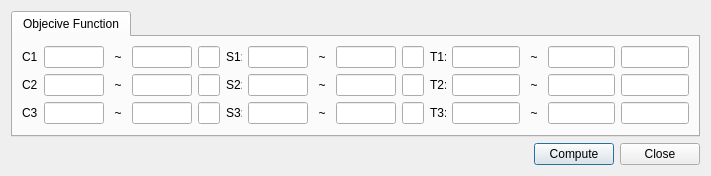
<?xml version="1.0" encoding="UTF-8"?>
<ui version="4.0">
 <class>SelectParamByBobyqaDlg</class>
 <widget class="QDialog" name="SelectParamByBobyqaDlg">
  <property name="windowModality">
   <enum>Qt::NonModal</enum>
  </property>
  <property name="geometry">
   <rect>
    <x>0</x>
    <y>0</y>
    <width>711</width>
    <height>171</height>
   </rect>
  </property>
  <property name="windowTitle">
   <string>Select Parameters By Bound Optimization BY Quadratic Approximation</string>
  </property>
  <layout class="QVBoxLayout" name="verticalLayout_3">
   <item>
    <widget class="QTabWidget" name="tabWidget">
     <property name="currentIndex">
      <number>0</number>
     </property>
     <widget class="QWidget" name="tab_2">
      <attribute name="title">
       <string>Objecive Function</string>
      </attribute>
      <layout class="QVBoxLayout" name="verticalLayout_2">
       <item>
        <widget class="QWidget" name="widget_1" native="true">
         <layout class="QHBoxLayout" name="horizontalLayout_8">
          <property name="margin">
           <number>0</number>
          </property>
          <item>
           <widget class="QLabel" name="label_c1_2">
            <property name="minimumSize">
             <size>
              <width>16</width>
              <height>0</height>
             </size>
            </property>
            <property name="text">
             <string>C1:</string>
            </property>
           </widget>
          </item>
          <item>
           <widget class="QLineEdit" name="lineEdit_c1small">
            <property name="minimumSize">
             <size>
              <width>60</width>
              <height>0</height>
             </size>
            </property>
           </widget>
          </item>
          <item>
           <widget class="QLabel" name="label_16">
            <property name="minimumSize">
             <size>
              <width>16</width>
              <height>0</height>
             </size>
            </property>
            <property name="text">
             <string>~</string>
            </property>
            <property name="alignment">
             <set>Qt::AlignCenter</set>
            </property>
           </widget>
          </item>
          <item>
           <widget class="QLineEdit" name="lineEdit_c1large">
            <property name="minimumSize">
             <size>
              <width>60</width>
              <height>0</height>
             </size>
            </property>
           </widget>
          </item>
          <item>
           <widget class="QLineEdit" name="lineEdit_c1guess"/>
          </item>
          <item>
           <spacer name="horizontalSpacer_18">
            <property name="orientation">
             <enum>Qt::Horizontal</enum>
            </property>
            <property name="sizeHint" stdset="0">
             <size>
              <width>40</width>
              <height>20</height>
             </size>
            </property>
           </spacer>
          </item>
          <item>
           <widget class="QLabel" name="label_c1_5">
            <property name="minimumSize">
             <size>
              <width>16</width>
              <height>0</height>
             </size>
            </property>
            <property name="text">
             <string>S1:</string>
            </property>
           </widget>
          </item>
          <item>
           <widget class="QLineEdit" name="lineEdit_s1small">
            <property name="minimumSize">
             <size>
              <width>60</width>
              <height>0</height>
             </size>
            </property>
           </widget>
          </item>
          <item>
           <widget class="QLabel" name="label_18">
            <property name="minimumSize">
             <size>
              <width>16</width>
              <height>0</height>
             </size>
            </property>
            <property name="text">
             <string>~</string>
            </property>
            <property name="alignment">
             <set>Qt::AlignCenter</set>
            </property>
           </widget>
          </item>
          <item>
           <widget class="QLineEdit" name="lineEdit_s1large">
            <property name="minimumSize">
             <size>
              <width>60</width>
              <height>0</height>
             </size>
            </property>
           </widget>
          </item>
          <item>
           <widget class="QLineEdit" name="lineEdit_s1guess"/>
          </item>
          <item>
           <widget class="QWidget" name="twgt1" native="true">
            <layout class="QHBoxLayout" name="horizontalLayout">
             <property name="margin">
              <number>0</number>
             </property>
             <item>
              <widget class="QLabel" name="label_c1_8">
               <property name="minimumSize">
                <size>
                 <width>16</width>
                 <height>0</height>
                </size>
               </property>
               <property name="text">
                <string>T1:</string>
               </property>
              </widget>
             </item>
             <item>
              <widget class="QLineEdit" name="lineEdit_t1small">
               <property name="minimumSize">
                <size>
                 <width>60</width>
                 <height>0</height>
                </size>
               </property>
              </widget>
             </item>
             <item>
              <widget class="QLabel" name="label_17">
               <property name="minimumSize">
                <size>
                 <width>16</width>
                 <height>0</height>
                </size>
               </property>
               <property name="text">
                <string>~</string>
               </property>
               <property name="alignment">
                <set>Qt::AlignCenter</set>
               </property>
              </widget>
             </item>
             <item>
              <widget class="QLineEdit" name="lineEdit_t1large">
               <property name="minimumSize">
                <size>
                 <width>60</width>
                 <height>0</height>
                </size>
               </property>
              </widget>
             </item>
             <item>
              <widget class="QLineEdit" name="lineEdit_t1guess"/>
             </item>
            </layout>
           </widget>
          </item>
          <item>
           <spacer name="horizontalSpacer_19">
            <property name="orientation">
             <enum>Qt::Horizontal</enum>
            </property>
            <property name="sizeHint" stdset="0">
             <size>
              <width>40</width>
              <height>20</height>
             </size>
            </property>
           </spacer>
          </item>
         </layout>
        </widget>
       </item>
       <item>
        <widget class="QWidget" name="widget_2" native="true">
         <property name="enabled">
          <bool>true</bool>
         </property>
         <layout class="QHBoxLayout" name="horizontalLayout_9">
          <property name="margin">
           <number>0</number>
          </property>
          <item>
           <widget class="QLabel" name="label_c2range">
            <property name="enabled">
             <bool>true</bool>
            </property>
            <property name="minimumSize">
             <size>
              <width>16</width>
              <height>0</height>
             </size>
            </property>
            <property name="text">
             <string>C2:</string>
            </property>
           </widget>
          </item>
          <item>
           <widget class="QLineEdit" name="lineEdit_c2small">
            <property name="enabled">
             <bool>true</bool>
            </property>
            <property name="minimumSize">
             <size>
              <width>60</width>
              <height>0</height>
             </size>
            </property>
           </widget>
          </item>
          <item>
           <widget class="QLabel" name="label_c2dru">
            <property name="enabled">
             <bool>true</bool>
            </property>
            <property name="minimumSize">
             <size>
              <width>16</width>
              <height>0</height>
             </size>
            </property>
            <property name="text">
             <string>~</string>
            </property>
            <property name="alignment">
             <set>Qt::AlignCenter</set>
            </property>
           </widget>
          </item>
          <item>
           <widget class="QLineEdit" name="lineEdit_c2large">
            <property name="enabled">
             <bool>true</bool>
            </property>
            <property name="minimumSize">
             <size>
              <width>60</width>
              <height>0</height>
             </size>
            </property>
           </widget>
          </item>
          <item>
           <widget class="QLineEdit" name="lineEdit_c2guess"/>
          </item>
          <item>
           <spacer name="horizontalSpacer_23">
            <property name="orientation">
             <enum>Qt::Horizontal</enum>
            </property>
            <property name="sizeHint" stdset="0">
             <size>
              <width>40</width>
              <height>20</height>
             </size>
            </property>
           </spacer>
          </item>
          <item>
           <widget class="QLabel" name="label_s2range">
            <property name="enabled">
             <bool>true</bool>
            </property>
            <property name="minimumSize">
             <size>
              <width>16</width>
              <height>0</height>
             </size>
            </property>
            <property name="text">
             <string>S2:</string>
            </property>
           </widget>
          </item>
          <item>
           <widget class="QLineEdit" name="lineEdit_s2small">
            <property name="enabled">
             <bool>true</bool>
            </property>
            <property name="minimumSize">
             <size>
              <width>60</width>
              <height>0</height>
             </size>
            </property>
           </widget>
          </item>
          <item>
           <widget class="QLabel" name="label_s2dru">
            <property name="enabled">
             <bool>true</bool>
            </property>
            <property name="minimumSize">
             <size>
              <width>16</width>
              <height>0</height>
             </size>
            </property>
            <property name="text">
             <string>~</string>
            </property>
            <property name="alignment">
             <set>Qt::AlignCenter</set>
            </property>
           </widget>
          </item>
          <item>
           <widget class="QLineEdit" name="lineEdit_s2large">
            <property name="enabled">
             <bool>true</bool>
            </property>
            <property name="minimumSize">
             <size>
              <width>60</width>
              <height>0</height>
             </size>
            </property>
           </widget>
          </item>
          <item>
           <widget class="QLineEdit" name="lineEdit_s2guess"/>
          </item>
          <item>
           <widget class="QWidget" name="twgt2" native="true">
            <layout class="QHBoxLayout" name="horizontalLayout_2">
             <property name="margin">
              <number>0</number>
             </property>
             <item>
              <widget class="QLabel" name="label_t2range">
               <property name="enabled">
                <bool>true</bool>
               </property>
               <property name="minimumSize">
                <size>
                 <width>16</width>
                 <height>0</height>
                </size>
               </property>
               <property name="text">
                <string>T2:</string>
               </property>
              </widget>
             </item>
             <item>
              <widget class="QLineEdit" name="lineEdit_t2small">
               <property name="enabled">
                <bool>true</bool>
               </property>
               <property name="minimumSize">
                <size>
                 <width>60</width>
                 <height>0</height>
                </size>
               </property>
              </widget>
             </item>
             <item>
              <widget class="QLabel" name="label_t2dru">
               <property name="enabled">
                <bool>true</bool>
               </property>
               <property name="minimumSize">
                <size>
                 <width>16</width>
                 <height>0</height>
                </size>
               </property>
               <property name="text">
                <string>~</string>
               </property>
               <property name="alignment">
                <set>Qt::AlignCenter</set>
               </property>
              </widget>
             </item>
             <item>
              <widget class="QLineEdit" name="lineEdit_t2large">
               <property name="enabled">
                <bool>true</bool>
               </property>
               <property name="minimumSize">
                <size>
                 <width>60</width>
                 <height>0</height>
                </size>
               </property>
              </widget>
             </item>
             <item>
              <widget class="QLineEdit" name="lineEdit_t2guess"/>
             </item>
            </layout>
           </widget>
          </item>
          <item>
           <spacer name="horizontalSpacer_24">
            <property name="orientation">
             <enum>Qt::Horizontal</enum>
            </property>
            <property name="sizeHint" stdset="0">
             <size>
              <width>40</width>
              <height>20</height>
             </size>
            </property>
           </spacer>
          </item>
         </layout>
        </widget>
       </item>
       <item>
        <widget class="QWidget" name="widget_3" native="true">
         <property name="enabled">
          <bool>true</bool>
         </property>
         <layout class="QHBoxLayout" name="horizontalLayout_10">
          <property name="margin">
           <number>0</number>
          </property>
          <item>
           <widget class="QLabel" name="label_c3range">
            <property name="enabled">
             <bool>true</bool>
            </property>
            <property name="minimumSize">
             <size>
              <width>16</width>
              <height>0</height>
             </size>
            </property>
            <property name="text">
             <string>C3:</string>
            </property>
           </widget>
          </item>
          <item>
           <widget class="QLineEdit" name="lineEdit_c3small">
            <property name="enabled">
             <bool>true</bool>
            </property>
            <property name="minimumSize">
             <size>
              <width>60</width>
              <height>0</height>
             </size>
            </property>
           </widget>
          </item>
          <item>
           <widget class="QLabel" name="label_c3dru">
            <property name="enabled">
             <bool>true</bool>
            </property>
            <property name="minimumSize">
             <size>
              <width>16</width>
              <height>0</height>
             </size>
            </property>
            <property name="text">
             <string>~</string>
            </property>
            <property name="alignment">
             <set>Qt::AlignCenter</set>
            </property>
           </widget>
          </item>
          <item>
           <widget class="QLineEdit" name="lineEdit_c3large">
            <property name="enabled">
             <bool>true</bool>
            </property>
            <property name="minimumSize">
             <size>
              <width>60</width>
              <height>0</height>
             </size>
            </property>
           </widget>
          </item>
          <item>
           <widget class="QLineEdit" name="lineEdit_c3guess"/>
          </item>
          <item>
           <spacer name="horizontalSpacer_20">
            <property name="orientation">
             <enum>Qt::Horizontal</enum>
            </property>
            <property name="sizeHint" stdset="0">
             <size>
              <width>40</width>
              <height>20</height>
             </size>
            </property>
           </spacer>
          </item>
          <item>
           <widget class="QLabel" name="label_s3range">
            <property name="enabled">
             <bool>true</bool>
            </property>
            <property name="minimumSize">
             <size>
              <width>16</width>
              <height>0</height>
             </size>
            </property>
            <property name="text">
             <string>S3:</string>
            </property>
           </widget>
          </item>
          <item>
           <widget class="QLineEdit" name="lineEdit_s3small">
            <property name="enabled">
             <bool>true</bool>
            </property>
            <property name="minimumSize">
             <size>
              <width>60</width>
              <height>0</height>
             </size>
            </property>
           </widget>
          </item>
          <item>
           <widget class="QLabel" name="label_s3dru">
            <property name="enabled">
             <bool>true</bool>
            </property>
            <property name="minimumSize">
             <size>
              <width>16</width>
              <height>0</height>
             </size>
            </property>
            <property name="text">
             <string>~</string>
            </property>
            <property name="alignment">
             <set>Qt::AlignCenter</set>
            </property>
           </widget>
          </item>
          <item>
           <widget class="QLineEdit" name="lineEdit_s3large">
            <property name="enabled">
             <bool>true</bool>
            </property>
            <property name="minimumSize">
             <size>
              <width>60</width>
              <height>0</height>
             </size>
            </property>
           </widget>
          </item>
          <item>
           <widget class="QLineEdit" name="lineEdit_s3guess"/>
          </item>
          <item>
           <widget class="QWidget" name="twgt3" native="true">
            <layout class="QHBoxLayout" name="horizontalLayout_3">
             <property name="margin">
              <number>0</number>
             </property>
             <item>
              <widget class="QLabel" name="label_t3range">
               <property name="enabled">
                <bool>true</bool>
               </property>
               <property name="minimumSize">
                <size>
                 <width>16</width>
                 <height>0</height>
                </size>
               </property>
               <property name="text">
                <string>T3:</string>
               </property>
              </widget>
             </item>
             <item>
              <widget class="QLineEdit" name="lineEdit_t3small">
               <property name="enabled">
                <bool>true</bool>
               </property>
               <property name="minimumSize">
                <size>
                 <width>60</width>
                 <height>0</height>
                </size>
               </property>
              </widget>
             </item>
             <item>
              <widget class="QLabel" name="label_t3dru">
               <property name="enabled">
                <bool>true</bool>
               </property>
               <property name="minimumSize">
                <size>
                 <width>16</width>
                 <height>0</height>
                </size>
               </property>
               <property name="text">
                <string>~</string>
               </property>
               <property name="alignment">
                <set>Qt::AlignCenter</set>
               </property>
              </widget>
             </item>
             <item>
              <widget class="QLineEdit" name="lineEdit_t3large">
               <property name="enabled">
                <bool>true</bool>
               </property>
               <property name="minimumSize">
                <size>
                 <width>60</width>
                 <height>0</height>
                </size>
               </property>
              </widget>
             </item>
             <item>
              <widget class="QLineEdit" name="lineEdit_t3guess"/>
             </item>
            </layout>
           </widget>
          </item>
          <item>
           <spacer name="horizontalSpacer_21">
            <property name="orientation">
             <enum>Qt::Horizontal</enum>
            </property>
            <property name="sizeHint" stdset="0">
             <size>
              <width>40</width>
              <height>20</height>
             </size>
            </property>
           </spacer>
          </item>
         </layout>
        </widget>
       </item>
       <item>
        <spacer name="verticalSpacer">
         <property name="orientation">
          <enum>Qt::Vertical</enum>
         </property>
         <property name="sizeHint" stdset="0">
          <size>
           <width>20</width>
           <height>40</height>
          </size>
         </property>
        </spacer>
       </item>
      </layout>
     </widget>
    </widget>
   </item>
   <item>
    <layout class="QHBoxLayout" name="horizontalLayout_6">
     <item>
      <spacer name="horizontalSpacer">
       <property name="orientation">
        <enum>Qt::Horizontal</enum>
       </property>
       <property name="sizeHint" stdset="0">
        <size>
         <width>40</width>
         <height>20</height>
        </size>
       </property>
      </spacer>
     </item>
     <item>
      <widget class="QPushButton" name="pushButton_calculate">
       <property name="text">
        <string>Compute</string>
       </property>
      </widget>
     </item>
     <item>
      <widget class="QPushButton" name="pushButton_close">
       <property name="text">
        <string>Close</string>
       </property>
      </widget>
     </item>
    </layout>
   </item>
  </layout>
 </widget>
 <resources/>
 <connections/>
</ui>
